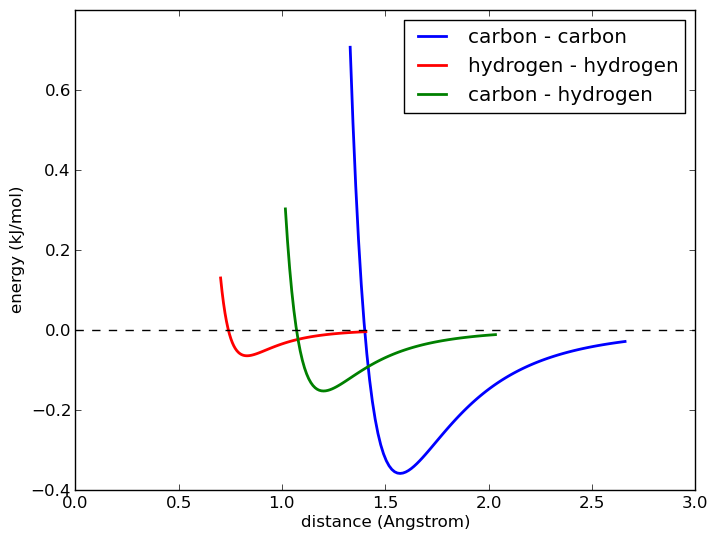

Reproduce this figure in Python.
#! /usr/bin/env python

import sys, os
import matplotlib.pyplot as plt
import numpy as np 


# carbon
#sig_C = 3.39967e-01
sig_C = 1.40000e-01
eps_C = 3.59824e-01

# hydrogen
#sig_H = 1.06908e-01
sig_H = 7.40000e-02
eps_H = 6.56888e-02

sigCC = sig_C
sigHH = sig_H
sigCH = 0.5 * (sig_C + sig_H)

epsCC = eps_C
epsHH = eps_H
epsCH = (eps_C * eps_H)**0.5

C6CC  = 4 * epsCC * sigCC**6
C6HH  = 4 * epsHH * sigHH**6
C6CH  = 4 * epsCH * sigCH**6

C12CC = 4 * epsCC * sigCC**12
C12HH = 4 * epsHH * sigHH**12
C12CH = 4 * epsCH * sigCH**12


n = 100
rCC = np.linspace(0.95*sigCC, 1.9*sigCC, n)
rHH = np.linspace(0.95*sigHH, 1.9*sigHH, n)
rCH = np.linspace(0.95*sigCH, 1.9*sigCH, n)

LJ_CC = 4 * epsCC * ((sigCC/rCC)**12 - (sigCC/rCC)**6)
LJ_HH = 4 * epsHH * ((sigHH/rHH)**12 - (sigHH/rHH)**6)
LJ_CH = 4 * epsCH * ((sigCH/rCH)**12 - (sigCH/rCH)**6)

LJ_CC = ((C12CC)/(rCC)**12) - ((C6CC)/(rCC)**6)
LJ_HH = ((C12HH)/(rHH)**12) - ((C6HH)/(rHH)**6)
LJ_CH = ((C12CH)/(rCH)**12) - ((C6CH)/(rCH)**6)

plt.figure()
plt.plot(10*rCC, LJ_CC, 'b', lw=2)
plt.plot(10*rHH, LJ_HH, 'r', lw=2)
plt.plot(10*rCH, LJ_CH, 'g', lw=2)
plt.plot([0, 3], [0, 0], '--k')
plt.xlabel('distance (Angstrom)')
plt.ylabel('energy (kJ/mol)')
plt.axis([0, 3, -0.4, 0.8])
plt.legend(['carbon - carbon', 'hydrogen - hydrogen', 'carbon - hydrogen'], loc='upper right')
plt.savefig('Lennard_Jones.png', bbox_inches='tight')
plt.savefig('Lennard_Jones.pdf', bbox_inches='tight')
plt.show()
